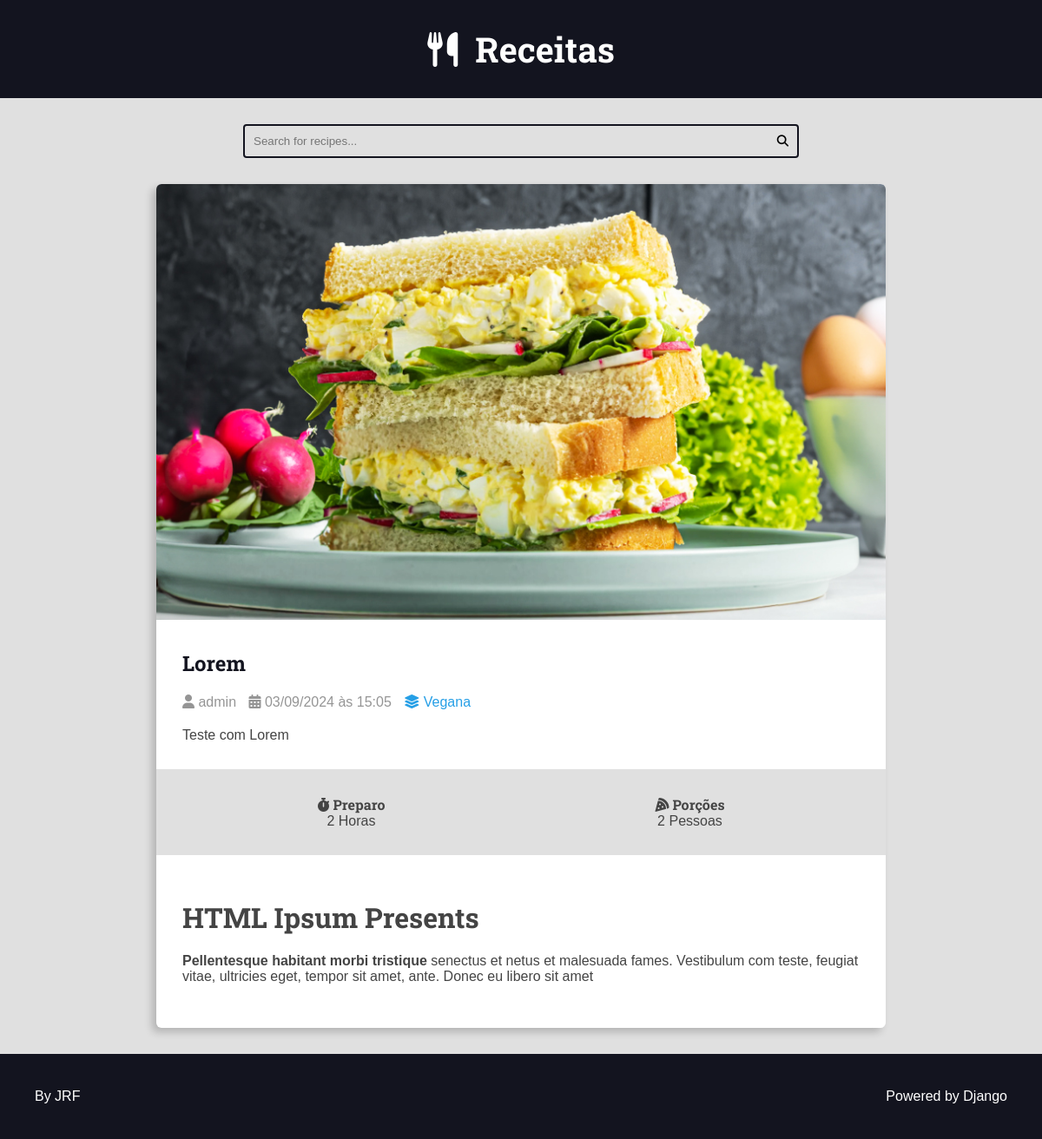
Screenshot of /recipes/321/ with the database file from the repository.
### recipes/models.py (models this page shows, shortened)
class Recipe(models.Model):
    title = models.CharField(max_length=65)
    description = models.CharField(max_length=165)
    slug = models.SlugField(unique=True)
    preparation_time = models.IntegerField()
    preparation_time_unit = models.CharField(max_length=35)
    servings = models.IntegerField()
    servings_unit = models.CharField(max_length=35)
    preparation_steps = models.TextField(max_length=255)
    preparation_steps_is_html = models.BooleanField(default=False)
    created_at = models.DateTimeField(auto_now_add=True)
    updated_at = models.DateTimeField(auto_now=True)
    is_published = models.BooleanField(default=False)
    cover = models.ImageField(
        upload_to='recipes/covers/%Y/%m/%d/', blank=True, default=''
    )
    category = models.ForeignKey(
        Category,
        on_delete=models.SET_NULL,
        null=True,
        blank=True,
        default=None,
    )
    author = models.ForeignKey(User, on_delete=models.SET_NULL, null=True)
    def get_absolute_url(self):
        return reverse('recipes:recipe', args=(self.id,))

class Category(models.Model):
    name = models.CharField(max_length=35)

### recipes/views/detail.py (the view)
# urls.py: path('recipes/<int:pk>/', views.RecipeDetail.as_view(), name='recipe'),
class RecipeDetail(DetailView):
    model = Recipe
    context_object_name = 'recipe'
    template_name = 'recipes/pages/recipe-view.html'
    def get_context_data(self, *args, **kwargs):
        context = super().get_context_data(*args, **kwargs)
        context.update({'is_detail_page': True})
        return context

### recipes/templates/recipes/pages/recipe-view.html (shortened to what this page needs)
{% extends "global/base.html" %}
{% block content %}
<div class="main-content main-content-detail container">
  {% include "recipes/partials/recipe.html" %}
</div>
{% endblock content %}

### recipes/templates/recipes/partials/recipe.html (shortened to what this page needs)
<div class="recipe recipe-list-item">
  {% if recipe.cover %}
    <div class="recipe-cover">
      <a href={{ recipe.get_absolute_url }}>
        <img src={{ recipe.cover.url }} alt="Recipe Cover Image">
    </div>
  {% endif %}
  <div class="recipe-title-container">
    <h2 class="recipe-title">
      <a href={{ recipe.get_absolute_url }}>
        {{ recipe.title }}
    </h2>
  </div>
  <div class="recipe-author">
    <span class="recipe-author-item">
      <i class="fas fa-user"></i>
      {% if recipe.author.first_name %}
        {{ recipe.author.first_name }} {{ recipe.author.last_name }}
      {% else %}
        {{ recipe.author.username }}
      {% endif %}
    </span>
    <span class="recipe-author-item">
      <i class="fas fa-calendar-alt"></i>
      {{ recipe.created_at|date:"d/m/Y" }} às {{ recipe.created_at|date:"H:i" }}
    </span>
    {% if recipe.category is not None %}
    <span class="recipe-author-item">
      <a href={% url "recipes:category" recipe.category.id %}>
        <i class="fas fa-layer-group"></i>
        <span>{{ recipe.category.name }}</span>
    </span>
    {% endif %}
  </div>
  <div class="recipe-content">
    <p>{{ recipe.description }}</p>
  </div>
  <div class="recipe-meta-container">
    <div class="recipe-meta recipe-preparation">
      <h3 class="recipe-meta-title"><i class="fas fa-stopwatch"></i> Preparo</h3>
      <div class="recipe-meta-text">
        {{ recipe.preparation_time }} {{ recipe.preparation_time_unit }}
      </div>
    </div>
    <div class="recipe-meta recipe-servings">
      <h3 class="recipe-meta-title"><i class="fas fa-pizza-slice"></i> Porções</h3>
      <div class="recipe-meta-text">
        {{ recipe.servings }} {{ recipe.servings_unit }}
      </div>
    </div>
  </div>
  {% if is_detail_page is True %}
    <div class="preparation-steps">
      {% if recipe.preparation_steps_is_html is True %}
        {{ recipe.preparation_steps|safe }}
      {% else %}
        {{ recipe.preparation_steps|linebreaksbr }}
      {% endif %}
    </div>
  {% endif %}
</div>

### static/global/css/styles.css (style rules this page uses)
:root { --color-primary: #269fe6; --color-primary-hover: #2086c2; --color-primary-dark: #13141f; --color-primary-dark-hover: #212336; --color-primary-light: #d4ecfa; --color-primary-light-hover: #bdd8e7; --color-white: #fff; --color-black: #000; --color-dark-text: #444; --color-info-light: #cce5ff; --color-debug-light: #cce5ff; --color-success-light: #d4edda; --color-alert-light: #fff3cd; --color-warning-light: #fff3cd; --color-error-light: #f8d7da; --color-info-dark: #4d86c4; --color-debug-dark: #4d86c4; --color-success-dark: #4a9c5d; --color-alert-dark: #927f40; --color-warning-dark: #927f40; --color-error-dark: #da525d; --color-gray-0: #f9f9f9; --color-gray-1: #e0e0e0; --color-gray-2: #c7c7c7; --color-gray-3: #aeaeae; --color-gray-4: #959595; --color-gray-5: #7d7d7d; --color-gray-6: #646464; --color-gray-7: #4b4b4b; --color-gray-8: #323232; --color-gray-9: #191919; --font-primary: sans-serif; --font-headings: "Roboto Slab", serif; --spacing-gutter-medium: 3rem; --spacing-gutter-large: 4rem; }
* { padding: 0; margin: 0; box-sizing: border-box; }
html { font-size: 62.5%; }
body { font-size: 1.6rem; font-family: var(--font-primary); background: var(--color-gray-1); color: var(--color-dark-text); }
h1, h2, h3, h4, h5, h6 { font-family: var(--font-headings); }
img { max-width: 100%; }
a { color: var(--color-primary); text-decoration: none; }
.container { max-width: 144rem; margin: 0 auto; padding: var(--spacing-gutter-medium); }
.main-content { padding-top: 0; }
.recipe { background: var(--color-white); box-shadow: -5px 5px 10px rgba(0, 0, 0, 0.2); transform: scale(1); transition: all 300ms ease-in-out; border-radius: 0.6rem; overflow: hidden; }
.recipe img { max-width: 100%; }
.recipe-list-item { max-width: 64rem; height: fit-content; }
.recipe-title-container { padding: var(--spacing-gutter-medium); padding-bottom: 2rem; }
.recipe-title-container a { text-decoration: none; color: var(--color-primary-dark); }
.recipe-author { padding: 0 var(--spacing-gutter-medium); }
.recipe-author a { color: var(--color-primary); transition: all 300ms ease-in-out; text-decoration: none; }
.recipe-content { padding: var(--spacing-gutter-medium); padding-top: 2rem; }
.recipe-author-item { color: var(--color-gray-4); margin-right: 1rem; }
.recipe-meta { display: flex; flex-flow: column nowrap; flex-shrink: 1; flex-grow: 1; text-align: center; }
.recipe-meta-container { display: flex; flex-flow: row wrap; padding: var(--spacing-gutter-medium); background: var(--color-gray-1); }
.recipe-meta-title { font-size: 1.6rem; margin: 0; }
.main-content-detail .recipe-list-item { max-width: 84rem; margin: 0 auto; }
.preparation-steps { padding: var(--spacing-gutter-medium); }
.preparation-steps h1, .preparation-steps h2, .preparation-steps h3, .preparation-steps h4, .preparation-steps h5, .preparation-steps h6, .preparation-steps p, .preparation-steps pre { margin: 2rem 0; }

### rows the page displays
Recipe: cover (picture), title "Lorem", author.username "admin", created_at "03/09/2024", created_at "15:05", category.name "Vegana", description "Teste com Lorem", preparation_time "2", preparation_time_unit "Horas", servings "2", servings_unit "Pessoas", preparation_steps "HTML Ipsum Presents Pellentesque habitant morbi tristique senectus et netus et malesuada fames. Vestibulum com teste, feugiat vitae, ultricies eget, tempor sit amet, ante. Donec eu libero sit amet"
